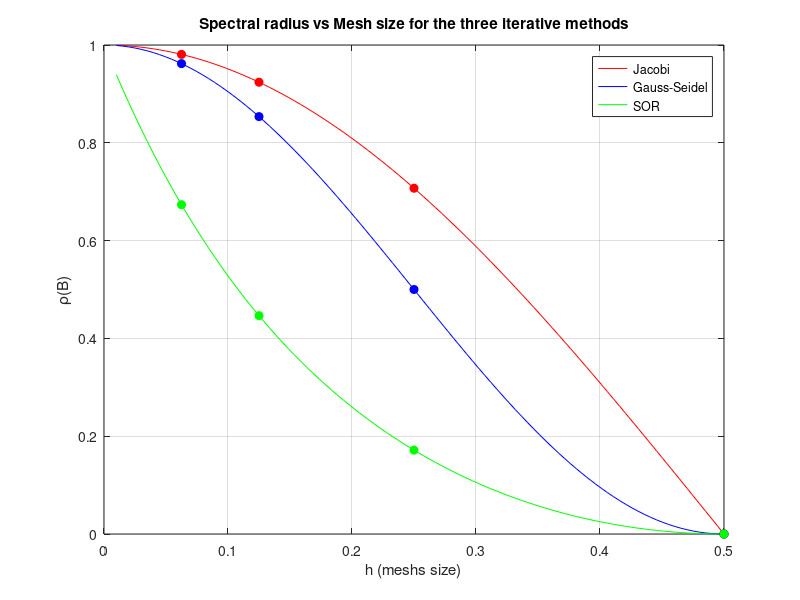

MATLAB code for this plot:
h = linspace(0.01, 0.5, 100);  % different values for h

% rho definitions for each method
rho_J = cos(pi*h);  % Jacobi
rho_GS = cos(pi*h).^2;  % Gauss-Seidel; the dot is used for element-wise operation
rho_SOR = (1-sin(pi*h))./(1+sin(pi*h)); % SOR

% plotting curves
figure;
plot(h, rho_J, 'r'); hold on; % used for multiple plots (referred the documentation)
plot(h, rho_GS, 'b');
plot(h, rho_SOR, 'g');

% for h = 1/2, 1/4, 1/8, 1/16
h_markers = [1/2,1/4,1/8,1/16];
rho_J_mk = cos(pi*h_markers);
rho_GS_mk = cos(pi*h_markers).^2; # dot is used for element-wise operation
rho_SOR_mk = (1-sin(pi*h_markers))./(1+sin(pi*h_markers));


% aesthetics :)
plot(h_markers, rho_J_mk, 'ro','MarkerFaceColor', 'r');
plot(h_markers, rho_GS_mk, 'bo','MarkerFaceColor', 'b');
plot(h_markers, rho_SOR_mk, 'go', 'MarkerFaceColor', 'g');

% aesthetics 2.0 :)
xlabel('h (meshs size)');
ylabel('\rho(B)');
title('Spectral radius vs Mesh size for the three iterative methods');
legend('Jacobi', 'Gauss-Seidel', 'SOR');
grid on;

